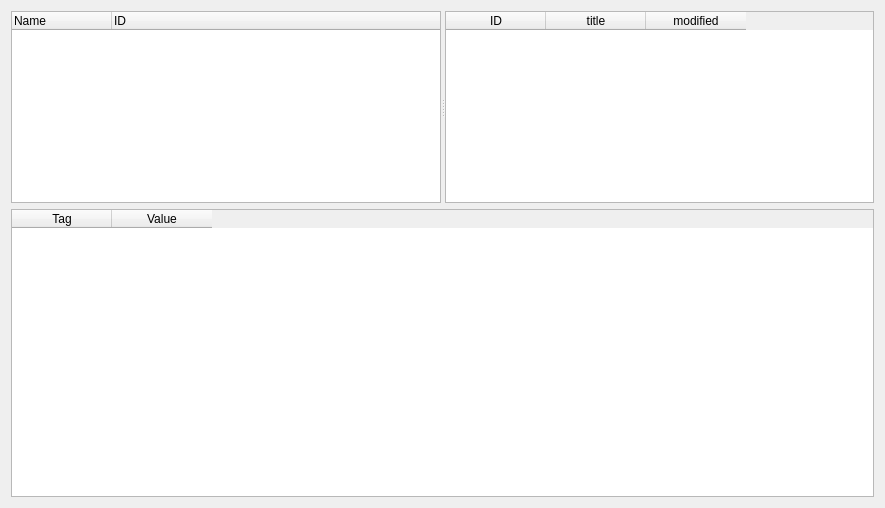
<?xml version="1.0" encoding="UTF-8"?>
<ui version="4.0">
 <class>MainWindow</class>
 <widget class="QWidget" name="MainWindow">
  <property name="geometry">
   <rect>
    <x>0</x>
    <y>0</y>
    <width>885</width>
    <height>508</height>
   </rect>
  </property>
  <property name="windowTitle">
   <string>Form</string>
  </property>
  <layout class="QVBoxLayout" name="verticalLayout">
   <item>
    <widget class="QSplitter" name="splitter">
     <property name="orientation">
      <enum>Qt::Horizontal</enum>
     </property>
     <widget class="QTreeWidget" name="treeWidget">
      <column>
       <property name="text">
        <string>Name</string>
       </property>
      </column>
      <column>
       <property name="text">
        <string>ID</string>
       </property>
      </column>
     </widget>
     <widget class="QTableWidget" name="tableWidget">
      <property name="sortingEnabled">
       <bool>true</bool>
      </property>
      <column>
       <property name="text">
        <string>ID</string>
       </property>
      </column>
      <column>
       <property name="text">
        <string>title</string>
       </property>
      </column>
      <column>
       <property name="text">
        <string>modified</string>
       </property>
      </column>
     </widget>
    </widget>
   </item>
   <item>
    <widget class="QTableWidget" name="tableWidgetDetail">
     <property name="sortingEnabled">
      <bool>true</bool>
     </property>
     <column>
      <property name="text">
       <string>Tag</string>
      </property>
     </column>
     <column>
      <property name="text">
       <string>Value</string>
      </property>
     </column>
    </widget>
   </item>
  </layout>
 </widget>
 <resources/>
 <connections/>
</ui>
